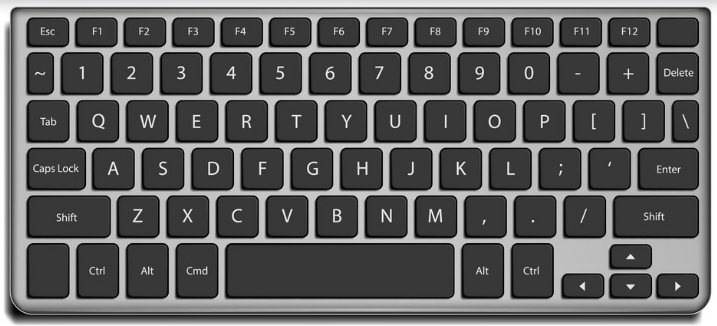
#> input picture Task/Key_Count/keypad.png, 717 x 326 px
$ python test101.py
#> lines starting #> are read from the running program, lines starting #| are printed output that depends on the picture; after the words box and inside, x2 and y2 are one past the last pixel; in counts of white or black regions, pixels touching at a corner belong together
import cv2
import numpy as np
# Apply this to real time video of Macbook keypad and cover each contour with colors(apply transparent) with count on the contour
def reorder(points):
	#print(points.shape)
	pointsNew= np.zeros_like(points)
	points = points.reshape((4,2))
	add = points.sum(1)
	diff = np.diff(points, axis=1)
	pointsNew[0] = points[np.argmin(add)]
	pointsNew[3] = points[np.argmax(add)]
	pointsNew[1] = points[np.argmin(diff)]
	pointsNew[2] = points[np.argmax(diff)]
	return pointsNew
def mid(y1,y2):
	mid_y = (y2 - y1)/2
	mid_y += y1
	return mid_y
img = cv2.imread("keypad.png")
#> img is the input picture: shape (326, 717, 3); mean B, G, R 96.1, 96.1, 96.1
gray = cv2.cvtColor(img, cv2.COLOR_BGR2GRAY)
blurr = cv2.GaussianBlur(gray,(11,11),0)
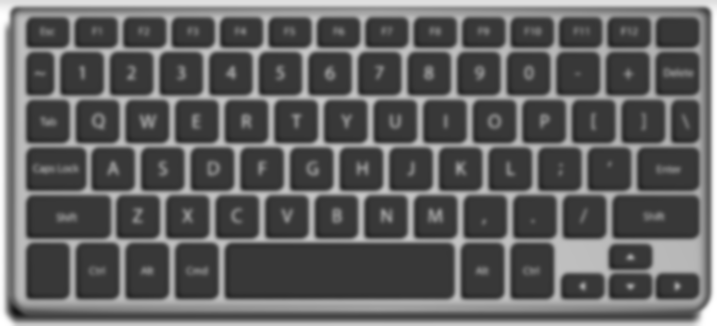
#> blurr: shape (326, 717); min 22, max 255, mean 96
edged = cv2.Canny(blurr,0, 255)
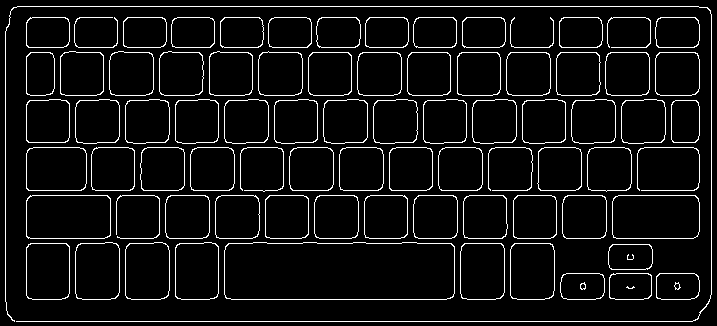
#> edged: shape (326, 717); 6.6% white in thin lines or dots
cnts, hie = cv2.findContours(edged, cv2.RETR_EXTERNAL, cv2.CHAIN_APPROX_SIMPLE)
#> cnts = 79 contours, 7 with area under 20; largest, box (x1, y1, x2, y2) and area: (224, 242, 455, 300) 12895, (612, 195, 700, 239) 3697, (26, 195, 111, 239) 3586, (26, 147, 87, 191) 2540, (125, 242, 170, 300) 2422; hie = 79 rows, first 6: [1, -1, -1, -1], [2, 0, -1, -1], [3, 1, -1, -1], [4, 2, -1, -1], [5, 3, -1, -1], [6, 4, -1, -1]
for c in cnts:
	cv2.drawContours(blurr,[c], -1,(0,0,255),1)
#> this loop made 79 passes
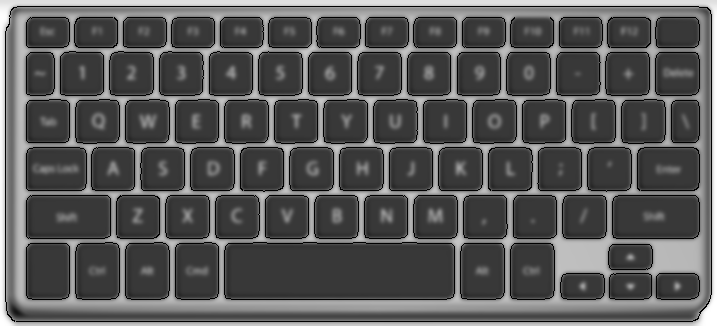
#> blurr: shape (326, 717); 6.29% of pixels changed, all inside (x1, y1, x2, y2) = (5, 6, 712, 322)
cnt = sorted(cnts, key = cv2.contourArea, reverse = True)
#> cnt has the same summary as cnts
cp = img.copy()
box_point = []
for c in cnt:
	rect = cv2.minAreaRect(c)
	box = cv2.boxPoints(rect)
	box = np.int0(box)
	box = reorder(box)
	box_point.append(box)
#> this loop made 79 passes
#> (rect, box, points in reorder, add in reorder, diff in reorder) on passes 1 to 3: (((339, 270.5), (57, 230), -90), [[224, 242], [454, 242], [224, 299], [454, 299]], [[454, 299], [224, 299], [224, 242], [454, 242]], [753, 523, 466, 696], [-155, 75, 18, -212]), (((655.5, 216.5), (43, 87), -90), [[612, 195], [699, 195], [612, 238], [699, 238]], [[699, 238], [612, 238], [612, 195], [699, 195]], [937, 850, 807, 894], [-461, -374, -417, -504]), (((68, 216.5), (43, 84), -90), [[26, 195], [110, 195], [26, 238], [110, 238]], [[110, 238], [26, 238], [26, 195], [110, 195]], [348, 264, 221, 305], [128, 212, 169, 85])
#> after the loop, box_point = 79 items
box_point = sorted(box_point, key = lambda x: x[0][0]+ x[0][1])
box_point = box_point[1:]
#> box_point = 78 items
box_point = sorted(box_point, key = lambda x: mid(x[0][1],x[2][1]))
#> in mid, `mid_y = (y2 - y1)/2`: mid_y = 15
#> in mid, `mid_y += y1`: mid_y = 32
#box_point = sorted(box_point, key = lambda x: x[0][0])
for i in range(len(box_point)):
	x_t,y_t = box_point[i][0][0], box_point[i][0][1]
	x_b,y_b = box_point[i][3][0], box_point[i][3][1]
	mid_x,mid_y = int((x_t+x_b)/2) , int((y_t+y_b)/2)
	cv2.rectangle(cp, (x_t,y_t), (x_b,y_b), (0,0,0),-1)
	cv2.putText(cp,"{}".format(i+1) ,(mid_x - 6,mid_y + 2), cv2.FONT_HERSHEY_PLAIN, 1, (255,255,255), 1, cv2.LINE_AA)
#> this loop made 78 passes
#> (x_t, y_t, x_b, y_b, mid_x, mid_y) on passes 1 to 12: (26, 17, 69, 47, 47, 32), (74, 17, 117, 47, 95, 32), (123, 17, 166, 47, 144, 32), (171, 17, 214, 47, 192, 32), (220, 17, 263, 47, 241, 32), (268, 17, 311, 47, 289, 32), (316, 17, 360, 47, 338, 32), (365, 17, 408, 47, 386, 32), (413, 17, 456, 47, 434, 32), (462, 17, 505, 47, 483, 32), (510, 17, 553, 47, 531, 32), (559, 17, 602, 47, 580, 32)
#> (x_t, y_t, x_b, y_b) on pass 23: (407, 52, 450, 95)
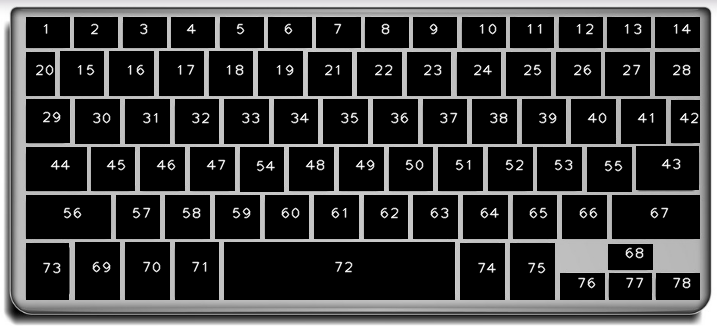
#> cp: shape (326, 717, 3); mean B, G, R 57.4, 57.3, 57.4
print(box_point[:20])
#> (printed output is left out)
cv2.imshow("Copy", cp)
cv2.waitKey(0)
cv2.destroyAllWindows()
